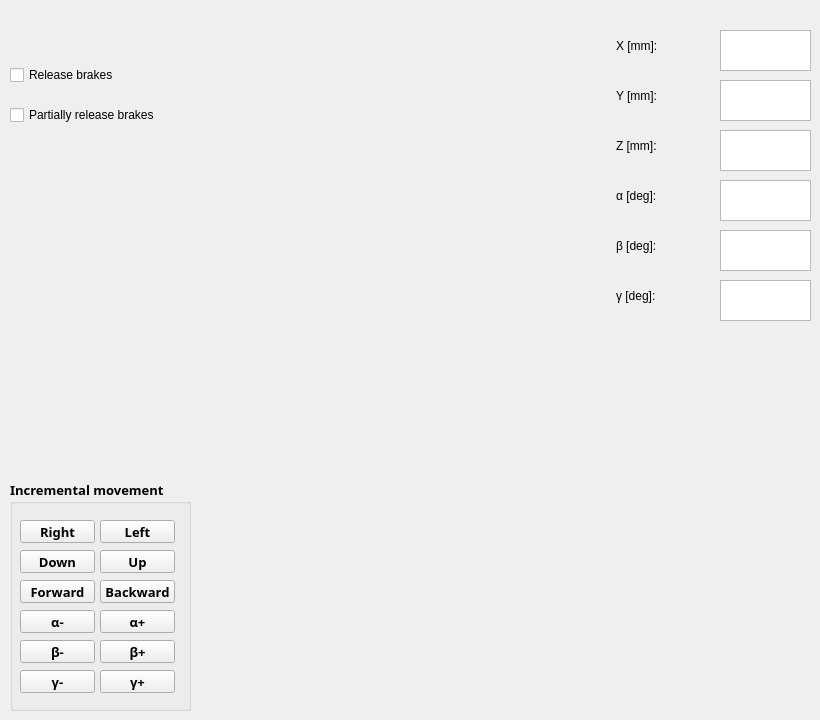
   <widget class="QWidget" name="tab">
    <attribute name="title">
     <string>Robot Actions</string>
    </attribute>
    <widget class="QCheckBox" name="checkBox_10">
     <property name="geometry">
      <rect>
       <x>10</x>
       <y>60</y>
       <width>221</width>
       <height>30</height>
      </rect>
     </property>
     <property name="text">
      <string>Release brakes</string>
     </property>
    </widget>
    <widget class="QCheckBox" name="checkBox_11">
     <property name="geometry">
      <rect>
       <x>10</x>
       <y>100</y>
       <width>301</width>
       <height>30</height>
      </rect>
     </property>
     <property name="text">
      <string>Partially release brakes</string>
     </property>
    </widget>
    <widget class="QPlainTextEdit" name="plainTextEdit">
     <property name="geometry">
      <rect>
       <x>720</x>
       <y>30</y>
       <width>91</width>
       <height>41</height>
      </rect>
     </property>
    </widget>
    <widget class="QPlainTextEdit" name="plainTextEdit_2">
     <property name="geometry">
      <rect>
       <x>720</x>
       <y>80</y>
       <width>91</width>
       <height>41</height>
      </rect>
     </property>
    </widget>
    <widget class="QPlainTextEdit" name="plainTextEdit_3">
     <property name="geometry">
      <rect>
       <x>720</x>
       <y>130</y>
       <width>91</width>
       <height>41</height>
      </rect>
     </property>
    </widget>
    <widget class="QPlainTextEdit" name="plainTextEdit_4">
     <property name="geometry">
      <rect>
       <x>720</x>
       <y>180</y>
       <width>91</width>
       <height>41</height>
      </rect>
     </property>
    </widget>
    <widget class="QPlainTextEdit" name="plainTextEdit_5">
     <property name="geometry">
      <rect>
       <x>720</x>
       <y>230</y>
       <width>91</width>
       <height>41</height>
      </rect>
     </property>
    </widget>
    <widget class="QPlainTextEdit" name="plainTextEdit_6">
     <property name="geometry">
      <rect>
       <x>720</x>
       <y>280</y>
       <width>91</width>
       <height>41</height>
      </rect>
     </property>
    </widget>
    <widget class="QLabel" name="label_5">
     <property name="geometry">
      <rect>
       <x>616</x>
       <y>30</y>
       <width>91</width>
       <height>31</height>
      </rect>
     </property>
     <property name="text">
      <string>X [mm]:</string>
     </property>
    </widget>
    <widget class="QLabel" name="label_6">
     <property name="geometry">
      <rect>
       <x>616</x>
       <y>80</y>
       <width>91</width>
       <height>31</height>
      </rect>
     </property>
     <property name="text">
      <string>Y [mm]:</string>
     </property>
    </widget>
    <widget class="QLabel" name="label_7">
     <property name="geometry">
      <rect>
       <x>616</x>
       <y>130</y>
       <width>91</width>
       <height>31</height>
      </rect>
     </property>
     <property name="text">
      <string>Z [mm]:</string>
     </property>
    </widget>
    <widget class="QLabel" name="label_8">
     <property name="geometry">
      <rect>
       <x>616</x>
       <y>180</y>
       <width>91</width>
       <height>31</height>
      </rect>
     </property>
     <property name="text">
      <string>α [deg]:</string>
     </property>
    </widget>
    <widget class="QLabel" name="label_9">
     <property name="geometry">
      <rect>
       <x>616</x>
       <y>230</y>
       <width>91</width>
       <height>31</height>
      </rect>
     </property>
     <property name="text">
      <string>β [deg]:</string>
     </property>
    </widget>
    <widget class="QLabel" name="label_10">
     <property name="geometry">
      <rect>
       <x>616</x>
       <y>280</y>
       <width>91</width>
       <height>31</height>
      </rect>
     </property>
     <property name="text">
      <string>γ [deg]:</string>
     </property>
    </widget>
    <widget class="QGroupBox" name="groupBox_2">
     <property name="geometry">
      <rect>
       <x>10</x>
       <y>480</y>
       <width>181</width>
       <height>231</height>
      </rect>
     </property>
     <property name="sizePolicy">
      <sizepolicy hsizetype="Maximum" vsizetype="Maximum">
       <horstretch>0</horstretch>
       <verstretch>0</verstretch>
      </sizepolicy>
     </property>
     <property name="minimumSize">
      <size>
       <width>181</width>
       <height>161</height>
      </size>
     </property>
     <property name="maximumSize">
      <size>
       <width>181</width>
       <height>300</height>
      </size>
     </property>
     <property name="palette">
      <palette>
       <active>
        <colorrole role="Shadow">
         <brush brushstyle="SolidPattern">
          <color alpha="255">
           <red>148</red>
           <green>148</green>
           <blue>148</blue>
          </color>
         </brush>
        </colorrole>
        <colorrole role="ToolTipText">
         <brush brushstyle="SolidPattern">
          <color alpha="255">
           <red>139</red>
           <green>139</green>
           <blue>139</blue>
          </color>
         </brush>
        </colorrole>
       </active>
       <inactive>
        <colorrole role="Shadow">
         <brush brushstyle="SolidPattern">
          <color alpha="255">
           <red>148</red>
           <green>148</green>
           <blue>148</blue>
          </color>
         </brush>
        </colorrole>
        <colorrole role="ToolTipText">
         <brush brushstyle="SolidPattern">
          <color alpha="255">
           <red>139</red>
           <green>139</green>
           <blue>139</blue>
          </color>
         </brush>
        </colorrole>
       </inactive>
       <disabled>
        <colorrole role="Shadow">
         <brush brushstyle="SolidPattern">
          <color alpha="255">
           <red>148</red>
           <green>148</green>
           <blue>148</blue>
          </color>
         </brush>
        </colorrole>
        <colorrole role="ToolTipText">
         <brush brushstyle="SolidPattern">
          <color alpha="255">
           <red>139</red>
           <green>139</green>
           <blue>139</blue>
          </color>
         </brush>
        </colorrole>
       </disabled>
      </palette>
     </property>
     <property name="font">
      <font>
       <family>Arial Black</family>
       <pointsize>10</pointsize>
       <weight>75</weight>
       <bold>true</bold>
       <underline>false</underline>
       <strikeout>false</strikeout>
      </font>
     </property>
     <property name="title">
      <string>Incremental movement</string>
     </property>
     <widget class="QPushButton" name="pushButton_7">
      <property name="geometry">
       <rect>
        <x>10</x>
        <y>40</y>
        <width>75</width>
        <height>23</height>
       </rect>
      </property>
      <property name="font">
       <font>
        <pointsize>10</pointsize>
       </font>
      </property>
      <property name="text">
       <string>Right</string>
      </property>
     </widget>
     <widget class="QPushButton" name="pushButton_17">
      <property name="geometry">
       <rect>
        <x>10</x>
        <y>190</y>
        <width>75</width>
        <height>23</height>
       </rect>
      </property>
      <property name="font">
       <font>
        <pointsize>10</pointsize>
       </font>
      </property>
      <property name="text">
       <string>γ-</string>
      </property>
     </widget>
     <widget class="QPushButton" name="pushButton_13">
      <property name="geometry">
       <rect>
        <x>90</x>
        <y>130</y>
        <width>75</width>
        <height>23</height>
       </rect>
      </property>
      <property name="font">
       <font>
        <pointsize>10</pointsize>
       </font>
      </property>
      <property name="text">
       <string>α+</string>
      </property>
     </widget>
     <widget class="QPushButton" name="pushButton_9">
      <property name="geometry">
       <rect>
        <x>90</x>
        <y>70</y>
        <width>75</width>
        <height>23</height>
       </rect>
      </property>
      <property name="font">
       <font>
        <pointsize>10</pointsize>
       </font>
      </property>
      <property name="text">
       <string>Up</string>
      </property>
     </widget>
     <widget class="QPushButton" name="pushButton_14">
      <property name="geometry">
       <rect>
        <x>10</x>
        <y>130</y>
        <width>75</width>
        <height>23</height>
       </rect>
      </property>
      <property name="font">
       <font>
        <pointsize>10</pointsize>
       </font>
      </property>
      <property name="text">
       <string>α-</string>
      </property>
     </widget>
     <widget class="QPushButton" name="pushButton_12">
      <property name="geometry">
       <rect>
        <x>10</x>
        <y>100</y>
        <width>75</width>
        <height>23</height>
       </rect>
      </property>
      <property name="font">
       <font>
        <pointsize>10</pointsize>
       </font>
      </property>
      <property name="text">
       <string>Forward</string>
      </property>
     </widget>
     <widget class="QPushButton" name="pushButton_16">
      <property name="geometry">
       <rect>
        <x>10</x>
        <y>160</y>
        <width>75</width>
        <height>23</height>
       </rect>
      </property>
      <property name="font">
       <font>
        <pointsize>10</pointsize>
       </font>
      </property>
      <property name="text">
       <string>β-</string>
      </property>
     </widget>
     <widget class="QPushButton" name="pushButton_18">
      <property name="geometry">
       <rect>
        <x>90</x>
        <y>190</y>
        <width>75</width>
        <height>23</height>
       </rect>
      </property>
      <property name="font">
       <font>
        <pointsize>10</pointsize>
       </font>
      </property>
      <property name="text">
       <string>γ+</string>
      </property>
     </widget>
     <widget class="QPushButton" name="pushButton_15">
      <property name="geometry">
       <rect>
        <x>90</x>
        <y>160</y>
        <width>75</width>
        <height>23</height>
       </rect>
      </property>
      <property name="font">
       <font>
        <pointsize>10</pointsize>
       </font>
      </property>
      <property name="text">
       <string>β+</string>
      </property>
     </widget>
     <widget class="QPushButton" name="pushButton_8">
      <property name="geometry">
       <rect>
        <x>90</x>
        <y>40</y>
        <width>75</width>
        <height>23</height>
       </rect>
      </property>
      <property name="font">
       <font>
        <pointsize>10</pointsize>
       </font>
      </property>
      <property name="text">
       <string>Left</string>
      </property>
     </widget>
     <widget class="QPushButton" name="pushButton_10">
      <property name="geometry">
       <rect>
        <x>10</x>
        <y>70</y>
        <width>75</width>
        <height>23</height>
       </rect>
      </property>
      <property name="font">
       <font>
        <pointsize>10</pointsize>
       </font>
      </property>
      <property name="text">
       <string>Down</string>
      </property>
     </widget>
     <widget class="QPushButton" name="pushButton_11">
      <property name="geometry">
       <rect>
        <x>90</x>
        <y>100</y>
        <width>75</width>
        <height>23</height>
       </rect>
      </property>
      <property name="font">
       <font>
        <pointsize>10</pointsize>
       </font>
      </property>
      <property name="text">
       <string>Backward</string>
      </property>
     </widget>
    </widget>
   </widget>
